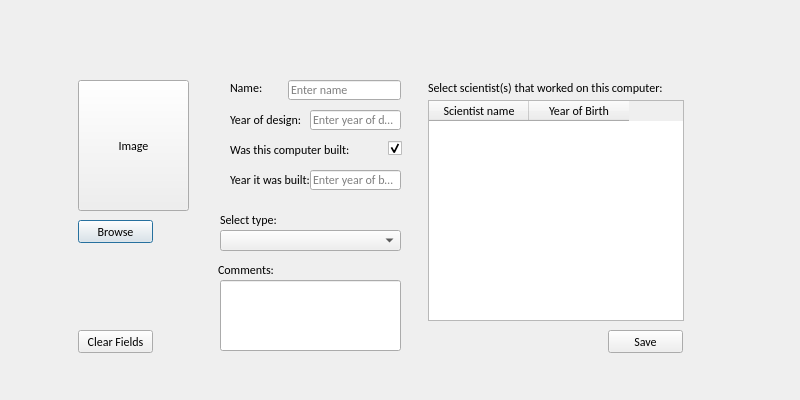
<?xml version="1.0" encoding="UTF-8"?>
<ui version="4.0">
 <class>Dialog</class>
 <widget class="QDialog" name="Dialog">
  <property name="geometry">
   <rect>
    <x>0</x>
    <y>0</y>
    <width>800</width>
    <height>400</height>
   </rect>
  </property>
  <property name="minimumSize">
   <size>
    <width>800</width>
    <height>400</height>
   </size>
  </property>
  <property name="maximumSize">
   <size>
    <width>800</width>
    <height>400</height>
   </size>
  </property>
  <property name="windowTitle">
   <string>Dialog</string>
  </property>
  <widget class="QLineEdit" name="lineEdit_designYear">
   <property name="geometry">
    <rect>
     <x>310</x>
     <y>110</y>
     <width>91</width>
     <height>20</height>
    </rect>
   </property>
   <property name="font">
    <font>
     <family>Calibri</family>
    </font>
   </property>
   <property name="text">
    <string/>
   </property>
   <property name="placeholderText">
    <string>Enter year of design</string>
   </property>
  </widget>
  <widget class="QLineEdit" name="lineEdit_nameComputer">
   <property name="geometry">
    <rect>
     <x>288</x>
     <y>80</y>
     <width>113</width>
     <height>20</height>
    </rect>
   </property>
   <property name="font">
    <font>
     <family>Calibri</family>
    </font>
   </property>
   <property name="placeholderText">
    <string>Enter name</string>
   </property>
  </widget>
  <widget class="QLabel" name="label_wasComputerBuilt">
   <property name="geometry">
    <rect>
     <x>230</x>
     <y>140</y>
     <width>121</width>
     <height>20</height>
    </rect>
   </property>
   <property name="font">
    <font>
     <family>Calibri</family>
    </font>
   </property>
   <property name="text">
    <string>Was this computer built:</string>
   </property>
  </widget>
  <widget class="QPushButton" name="pushButton_browseComputer">
   <property name="geometry">
    <rect>
     <x>78</x>
     <y>220</y>
     <width>75</width>
     <height>23</height>
    </rect>
   </property>
   <property name="font">
    <font>
     <family>Calibri</family>
    </font>
   </property>
   <property name="text">
    <string>Browse</string>
   </property>
  </widget>
  <widget class="QLineEdit" name="lineEdit_commentsComputer">
   <property name="geometry">
    <rect>
     <x>220</x>
     <y>280</y>
     <width>181</width>
     <height>71</height>
    </rect>
   </property>
   <property name="font">
    <font>
     <family>Calibri</family>
    </font>
   </property>
   <property name="placeholderText">
    <string/>
   </property>
  </widget>
  <widget class="QPushButton" name="pushButton_imageComputer">
   <property name="geometry">
    <rect>
     <x>78</x>
     <y>80</y>
     <width>111</width>
     <height>131</height>
    </rect>
   </property>
   <property name="font">
    <font>
     <family>Calibri</family>
    </font>
   </property>
   <property name="text">
    <string>Image</string>
   </property>
  </widget>
  <widget class="QLabel" name="label_commentsComputer">
   <property name="geometry">
    <rect>
     <x>218</x>
     <y>260</y>
     <width>121</width>
     <height>20</height>
    </rect>
   </property>
   <property name="font">
    <font>
     <family>Calibri</family>
    </font>
   </property>
   <property name="text">
    <string>Comments:</string>
   </property>
  </widget>
  <widget class="QLabel" name="label_selectScientistForComputer">
   <property name="geometry">
    <rect>
     <x>428</x>
     <y>80</y>
     <width>251</width>
     <height>16</height>
    </rect>
   </property>
   <property name="font">
    <font>
     <family>Calibri</family>
    </font>
   </property>
   <property name="text">
    <string>Select scientist(s) that worked on this computer:</string>
   </property>
  </widget>
  <widget class="QLabel" name="label_designYear">
   <property name="geometry">
    <rect>
     <x>230</x>
     <y>110</y>
     <width>71</width>
     <height>20</height>
    </rect>
   </property>
   <property name="font">
    <font>
     <family>Calibri</family>
    </font>
   </property>
   <property name="text">
    <string>Year of design:</string>
   </property>
  </widget>
  <widget class="QPushButton" name="pushButton_clearFields">
   <property name="geometry">
    <rect>
     <x>78</x>
     <y>330</y>
     <width>75</width>
     <height>23</height>
    </rect>
   </property>
   <property name="font">
    <font>
     <family>Calibri</family>
    </font>
   </property>
   <property name="text">
    <string>Clear Fields</string>
   </property>
  </widget>
  <widget class="QCheckBox" name="checkBox_wasComputerBuilt">
   <property name="geometry">
    <rect>
     <x>388</x>
     <y>140</y>
     <width>21</width>
     <height>17</height>
    </rect>
   </property>
   <property name="text">
    <string/>
   </property>
   <property name="checked">
    <bool>true</bool>
   </property>
  </widget>
  <widget class="QLabel" name="label_buildYear">
   <property name="geometry">
    <rect>
     <x>230</x>
     <y>170</y>
     <width>81</width>
     <height>20</height>
    </rect>
   </property>
   <property name="font">
    <font>
     <family>Calibri</family>
    </font>
   </property>
   <property name="text">
    <string>Year it was built:</string>
   </property>
  </widget>
  <widget class="QLabel" name="label_nameComputer">
   <property name="geometry">
    <rect>
     <x>230</x>
     <y>80</y>
     <width>41</width>
     <height>16</height>
    </rect>
   </property>
   <property name="font">
    <font>
     <family>Calibri</family>
    </font>
   </property>
   <property name="text">
    <string>Name:</string>
   </property>
  </widget>
  <widget class="QPushButton" name="pushButton_saveComputer">
   <property name="geometry">
    <rect>
     <x>608</x>
     <y>330</y>
     <width>75</width>
     <height>23</height>
    </rect>
   </property>
   <property name="font">
    <font>
     <family>Calibri</family>
    </font>
   </property>
   <property name="text">
    <string>Save</string>
   </property>
  </widget>
  <widget class="QTableWidget" name="tableWidget_selectScientistForComputer">
   <property name="geometry">
    <rect>
     <x>428</x>
     <y>100</y>
     <width>256</width>
     <height>221</height>
    </rect>
   </property>
   <property name="font">
    <font>
     <family>Calibri</family>
    </font>
   </property>
   <column>
    <property name="text">
     <string>Scientist name</string>
    </property>
   </column>
   <column>
    <property name="text">
     <string>Year of Birth</string>
    </property>
   </column>
  </widget>
  <widget class="QLineEdit" name="lineEdit_buildYear">
   <property name="enabled">
    <bool>true</bool>
   </property>
   <property name="geometry">
    <rect>
     <x>310</x>
     <y>170</y>
     <width>91</width>
     <height>20</height>
    </rect>
   </property>
   <property name="font">
    <font>
     <family>Calibri</family>
    </font>
   </property>
   <property name="placeholderText">
    <string>Enter year of build</string>
   </property>
  </widget>
  <widget class="QComboBox" name="comboBox_selectTypeOfComputer">
   <property name="geometry">
    <rect>
     <x>220</x>
     <y>230</y>
     <width>181</width>
     <height>21</height>
    </rect>
   </property>
   <property name="font">
    <font>
     <family>Calibri</family>
    </font>
   </property>
  </widget>
  <widget class="QLabel" name="label_selectTypeOfComputer">
   <property name="geometry">
    <rect>
     <x>220</x>
     <y>210</y>
     <width>81</width>
     <height>20</height>
    </rect>
   </property>
   <property name="font">
    <font>
     <family>Calibri</family>
    </font>
   </property>
   <property name="text">
    <string>Select type:</string>
   </property>
  </widget>
  <widget class="QLabel" name="label_logoAddScientist">
   <property name="geometry">
    <rect>
     <x>190</x>
     <y>20</y>
     <width>331</width>
     <height>31</height>
    </rect>
   </property>
   <property name="styleSheet">
    <string notr="true">
font: 75 14pt &quot;Trebuchet MS&quot;;</string>
   </property>
   <property name="text">
    <string/>
   </property>
   <property name="pixmap">
    <pixmap resource="../resources.qrc">:/icons/images/logo_addAComputer.png</pixmap>
   </property>
   <property name="scaledContents">
    <bool>true</bool>
   </property>
  </widget>
  <widget class="QLabel" name="label_2">
   <property name="geometry">
    <rect>
     <x>160</x>
     <y>20</y>
     <width>31</width>
     <height>31</height>
    </rect>
   </property>
   <property name="text">
    <string/>
   </property>
   <property name="pixmap">
    <pixmap resource="../resources.qrc">:/icons/images/computer_icon.png</pixmap>
   </property>
   <property name="scaledContents">
    <bool>true</bool>
   </property>
  </widget>
 </widget>
 <resources>
  <include location="../resources.qrc"/>
 </resources>
 <connections/>
</ui>
